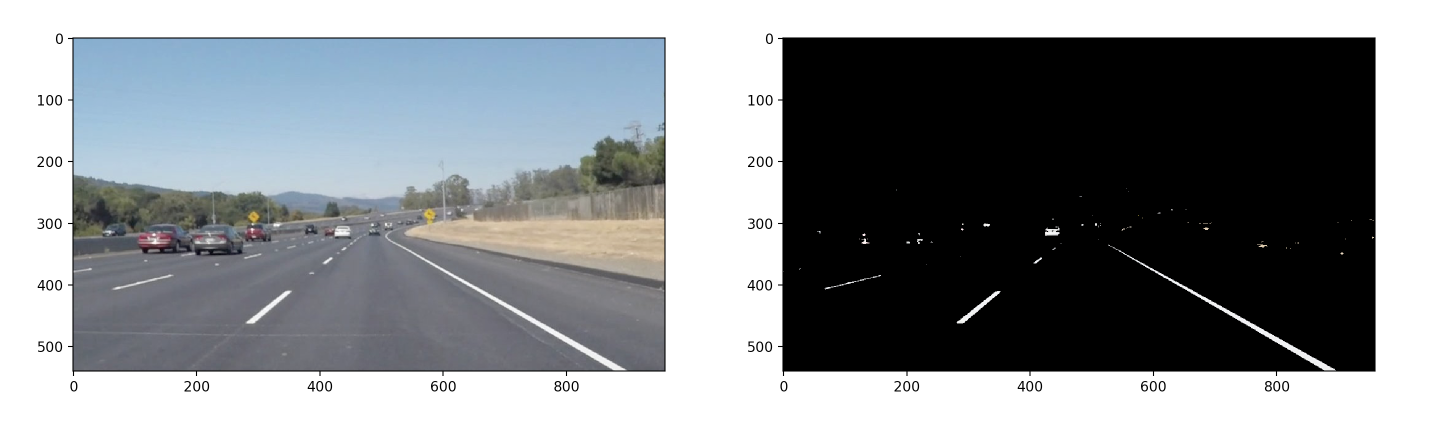
#> input picture examples/color_selection.png, 2860 x 882 px, given in place of solidWhiteCurve.jpg, which was not available (shown at 1/2 size)
$ python test.py
#> lines starting #> are read from the running program, lines starting #| are printed output that depends on the picture; after the words box and inside, x2 and y2 are one past the last pixel; in counts of white or black regions, pixels touching at a corner belong together; pictures that were not available may be replaced by others from this repository, and a replacement may not be noted
# TODO: Build your pipeline that will draw lane lines on the test_images
# then save them to the test_images_output directory.

import matplotlib.pyplot as plt
import numpy as np
import matplotlib.image as mpimg
import os
import cv2
import math
from moviepy.editor import VideoFileClip


# Mask the pavement images with lane colors: yellow and white
def color_selection(img):
    # white color selection
    lower = np.uint8([200, 200, 200])
    upper = np.uint8([255, 255, 255])
    white_pixels = cv2.inRange(img, lower, upper)
    # yellow color selection
    lower = np.uint8([190, 190, 0])
    upper = np.uint8([255, 255, 255])
    yellow_pixels = cv2.inRange(img, lower, upper)
    # mask the image
    masked_pixels = cv2.bitwise_or(white_pixels, yellow_pixels)
    masked_image = cv2.bitwise_and(img, img, mask = masked_pixels)
    return masked_image

# Covert the RGB image into gray image
def grayscale(img):
    return cv2.cvtColor(img, cv2.COLOR_RGB2GRAY)

# Apply gaussian blur filter
def gaussian_blur(img, kernel_size):
    return cv2.GaussianBlur(img, (kernel_size, kernel_size), 0)

# Apply edge detection
def canny(img, low_threshold, high_threshold):
    return cv2.Canny(img, low_threshold, high_threshold)

# Mask region of interest
def region_of_interest(img, vertices):
    #defining a blank mask to start with
    mask = np.zeros_like(img)

    #defining a 3 channel or 1 channel color to fill the mask with depending on the input image
    if len(img.shape) > 2:
        channel_count = img.shape[2]  # i.e. 3 or 4 depending on your image
        ignore_mask_color = (255,) * channel_count
    else:
        ignore_mask_color = 255

    #filling pixels inside the polygon defined by "vertices" with the fill color
    cv2.fillPoly(mask, vertices, ignore_mask_color)

    #returning the image only where mask pixels are nonzero
    masked_image = cv2.bitwise_and(img, mask)
    return masked_image

# Select vertices for the mask
def select_vertices(img):
    # first, define the polygon by vertices
    rows, cols = img.shape[:2]
    bottom_left  = [cols*0.1, rows*0.95]
    top_left     = [cols*0.4, rows*0.6]
    bottom_right = [cols*0.9, rows*0.95]
    top_right    = [cols*0.6, rows*0.6]
    # the vertices are an array of polygons (i.e array of arrays) and the data type must be integer
    vertices = np.array([[bottom_left, top_left, top_right, bottom_right]], dtype=np.int32)
    return vertices

# Apply Hough transform to detect the line
def hough_lines(img, rho, theta, threshold, min_line_len, max_line_gap):
    lines = cv2.HoughLinesP(img, rho, theta, threshold, np.array([]), minLineLength=min_line_len, maxLineGap=max_line_gap)
    return lines

# Draw lines on the image
def draw_lines(img, lines, color=[255, 0, 0], thickness=2):
    for line in lines:
        for x1,y1,x2,y2 in line:
            cv2.line(img, (x1, y1), (x2, y2), color, thickness)

def average_line(lines):
    left_lines    = [] # (slope, intercept)
    left_weights  = [] # (length,)
    right_lines   = [] # (slope, intercept)
    right_weights = [] # (length,)

    for line in lines:
        for x1, y1, x2, y2 in line:
            if x2==x1:
                continue # ignore a vertical line
            slope = (float(y2)-float(y1))/(float(x2)-float(x1))
            intercept = y1 - slope*x1
            length = np.sqrt((y2-y1)**2+(x2-x1)**2)
            if slope < 0: # y is reversed in image
                left_lines.append((slope, intercept))
                left_weights.append((length))
            else:
                right_lines.append((slope, intercept))
                right_weights.append((length))

    # add more weight to longer lines
    left_lane  = np.dot(left_weights,  left_lines) /np.sum(left_weights)  if len(left_weights) >0 else None
    right_lane = np.dot(right_weights, right_lines)/np.sum(right_weights) if len(right_weights)>0 else None
    # return two lanes in the format of slope and intercept
    return left_lane, right_lane


def make_line_points(y1, y2, line):

    if line is None:
        return None

    slope, intercept = line

    # make sure everything is integer as cv2.line requires it
    x1 = int((y1 - intercept)/slope)
    x2 = int((y2 - intercept)/slope)
    y1 = int(y1)
    y2 = int(y2)

    return ((x1, y1), (x2, y2))


def lane_points(img, left_lane, right_lane):
    lane_image = np.zeros_like(img)

    y1 = img.shape[0] # bottom of the image
    y2 = y1*0.6         # slightly lower than the middle
    left_lane_points  = make_line_points(y1, y2, left_lane)
    right_lane_points  = make_line_points(y1, y2, right_lane)
    cv2.line(lane_image, left_lane_points[0], left_lane_points[1], color=[0, 255, 0], thickness=10)
    cv2.line(lane_image, right_lane_points[0], right_lane_points[1], color=[0, 255, 0], thickness=10)

    return lane_image


def process_image(image):

    color_filtered_image = color_selection(image)
    gray_image = grayscale(color_filtered_image)
    blurred_image = gaussian_blur(gray_image, kernel_size=15)
    edge_image = canny(blurred_image, low_threshold=50, high_threshold=150)
    vertices = select_vertices(edge_image)
    roi_image = region_of_interest(edge_image, vertices)
    lines = hough_lines(roi_image, rho=1, theta=np.pi/180, threshold=20, min_line_len = 20, max_line_gap = 300)
    left_lane, right_lane = average_line(lines)
    lane_image = lane_points(image, left_lane, right_lane)
    lane_image_scene = cv2.addWeighted(image, 1.0, lane_image, 0.50, 0.0)
    return lane_image_scene


image = cv2.imread('test_images/solidWhiteCurve.jpg')
#> image is the input picture: shape (882, 2860, 3); mean B, G, R 144.8, 141.5, 137.7
RGB_img = cv2.cvtColor(image, cv2.COLOR_BGR2RGB)

color_filtered_image = color_selection(RGB_img)
#> in color_selection, `white_pixels = cv2.inRange(img, lower, upper)`:
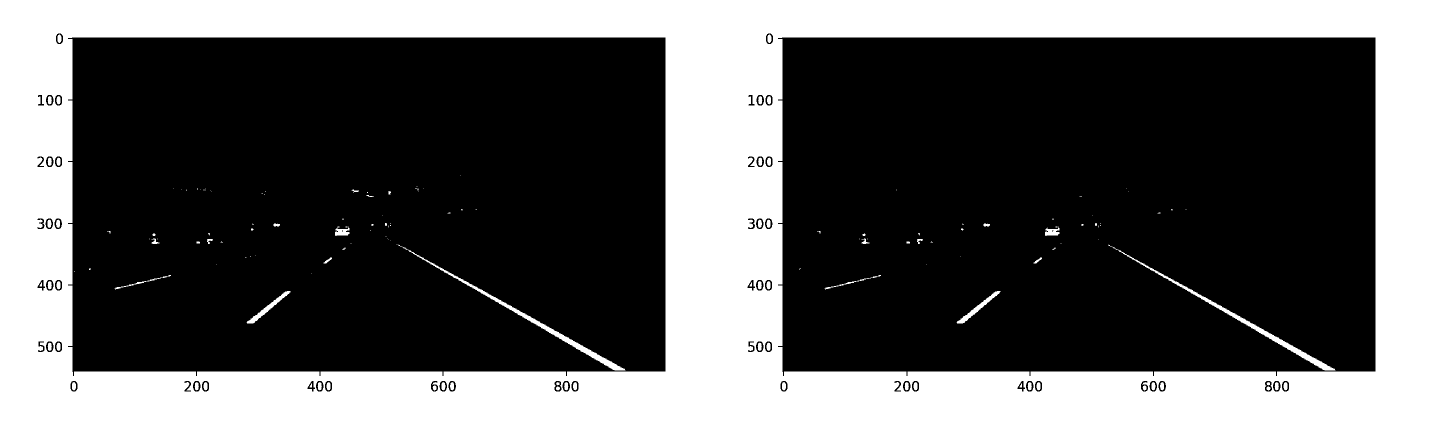
#> white_pixels: shape (882, 2860) (shown at 1/2 size); 37.3% white; 156 white regions (80 under 20 px), largest, box (x1, y1, x2, y2) and area: (0, 0, 2860, 882) 924686, (796, 489, 1251, 741) 3647, (2216, 489, 2671, 741) 3604
#> in color_selection, `yellow_pixels = cv2.inRange(img, lower, upper)`:
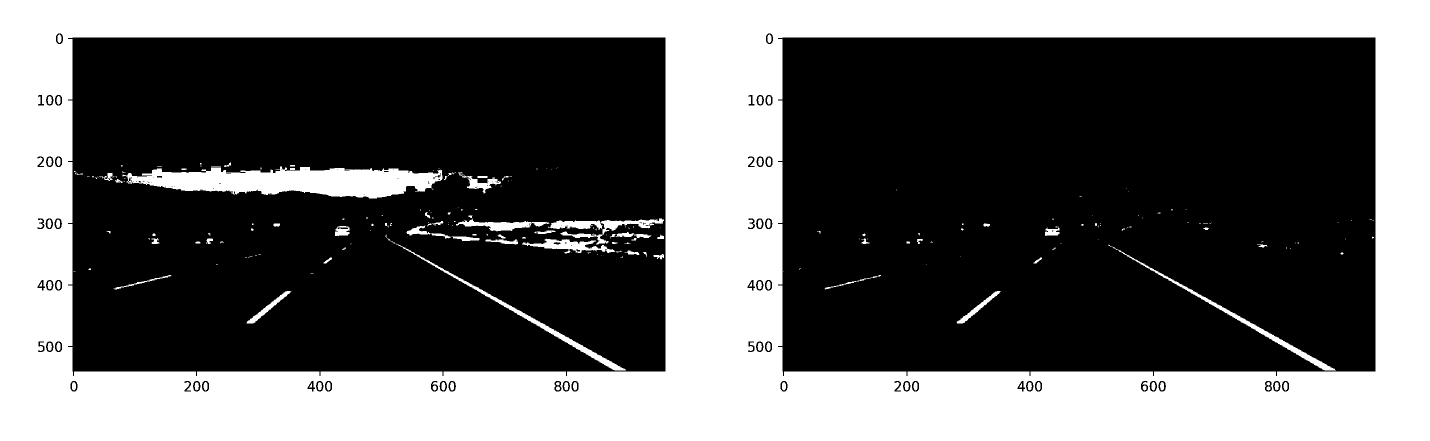
#> yellow_pixels: shape (882, 2860) (shown at 1/2 size); 38.8% white; 247 white regions (132 under 20 px), largest, box (x1, y1, x2, y2) and area: (0, 0, 2860, 882) 924902, (245, 333, 885, 397) 25618, (791, 487, 1252, 741) 3826
gray_image = grayscale(color_filtered_image)
blurred_image = gaussian_blur(gray_image, kernel_size=15)
#> in gaussian_blur, `return cv2.GaussianBlur(img, (kernel_size, kernel_size), 0)`:
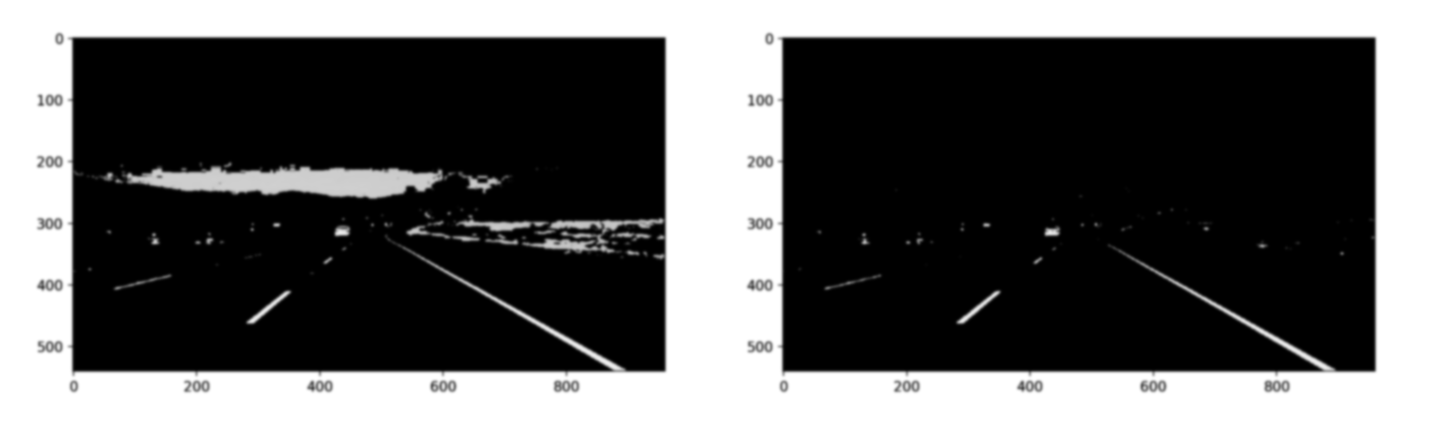
#> returned value: shape (882, 2860) (shown at 1/2 size); min 0, max 255, mean 98
edge_image = canny(blurred_image, low_threshold=50, high_threshold=150)
#> in canny, `return cv2.Canny(img, low_threshold, high_threshold)`:
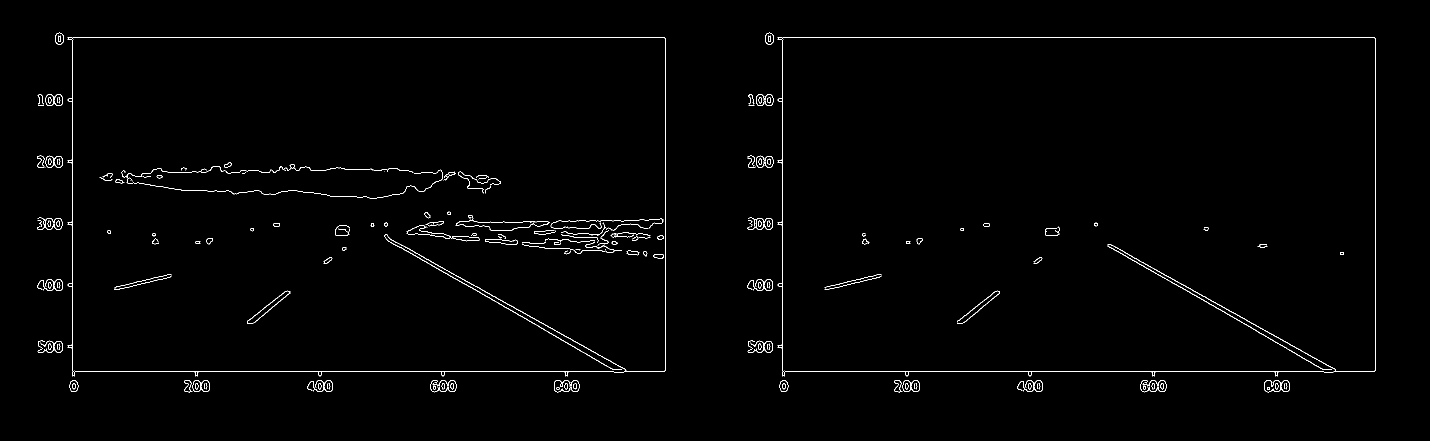
#> returned value: shape (882, 2860) (shown at 1/2 size); 0.94% white in thin lines or dots, all inside (x1, y1, x2, y2) = (74, 65, 2752, 785)
vertices = select_vertices(edge_image)
#> vertices = [[286, 837], [1144, 529], [1716, 529], [2574, 837]]
print(vertices)
#| [[[ 286  837]
#|   [1144  529]
#|   [1716  529]
#|   [2574  837]]]
roi_image = region_of_interest(edge_image, vertices)
#> in region_of_interest, `cv2.fillPoly(mask, vertices, ignore_mask_color)`:
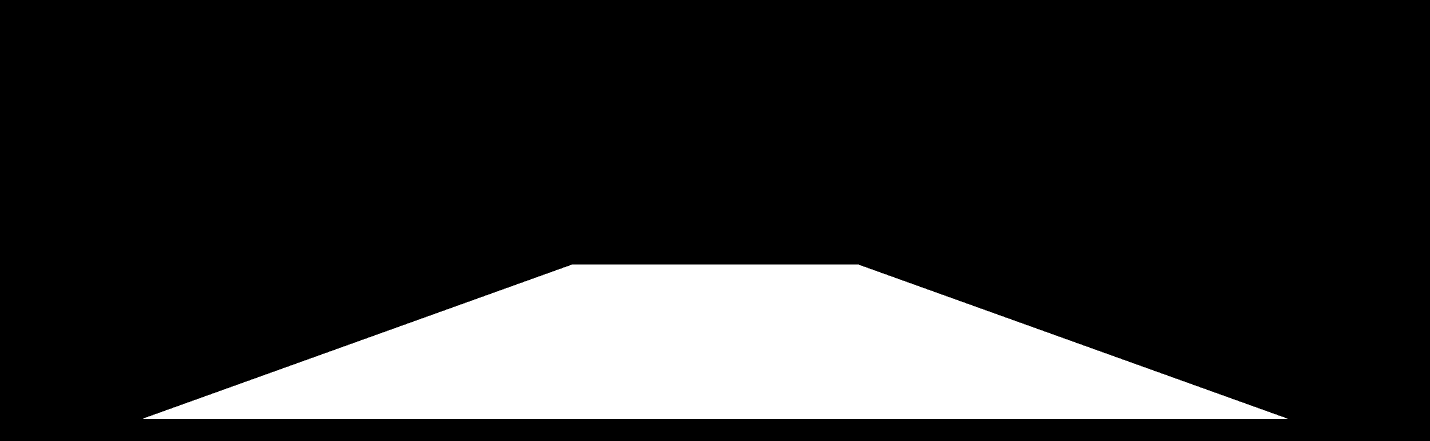
#> mask: shape (882, 2860) (shown at 1/2 size); 17.6% white; 1 white region, box (x1, y1, x2, y2) and area: (286, 529, 2575, 838) 442729
#> in region_of_interest, `masked_image = cv2.bitwise_and(img, mask)`:
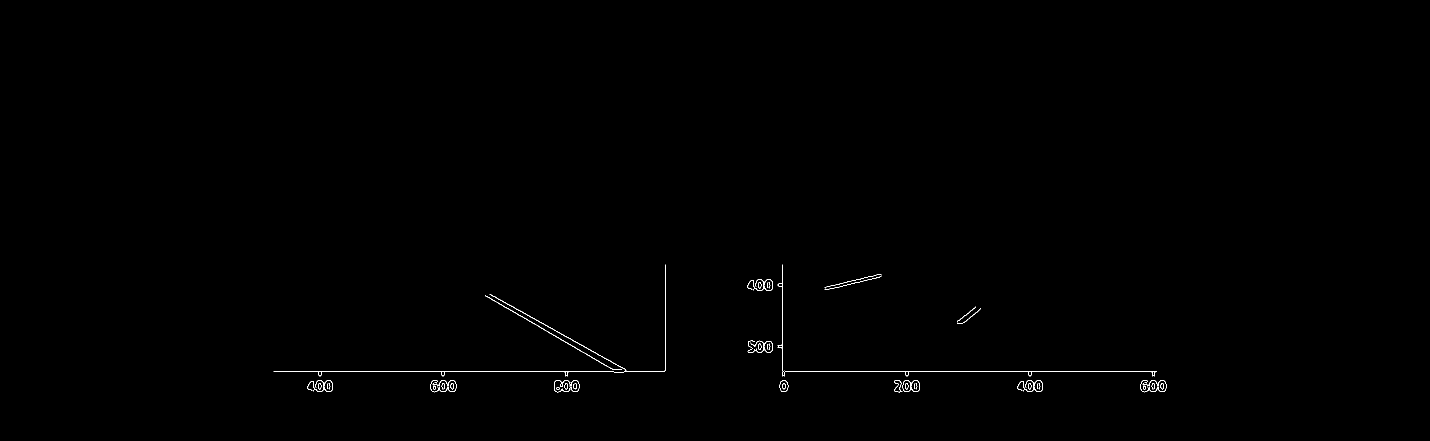
#> masked_image: shape (882, 2860) (shown at 1/2 size); 0.23% white in thin lines or dots, all inside (x1, y1, x2, y2) = (547, 529, 2333, 785)
lines = hough_lines(roi_image, rho=1, theta=np.pi/180, threshold=20, min_line_len = 20, max_line_gap = 300)
#> in hough_lines, `lines = cv2.HoughLinesP(img, rho, theta, threshold, np.array([]), minL..`: lines = 62 rows, first 6: [547, 743, 2313, 743], [979, 588, 1256, 742], [970, 591, 1236, 744], [1564, 783, 1564, 529], [1331, 737, 1331, 529], [635, 761, 1154, 761]
print(lines)
#> (printed output is left out)
left_lane, right_lane = average_line(lines)
#> the loop in average_line, `for line in lines:` made 62 passes
#> line on passes 1 to 12: [[547, 743, 2313, 743]], [[979, 588, 1256, 742]], [[970, 591, 1236, 744]], [[1564, 783, 1564, 529]], [[1331, 737, 1331, 529]], [[635, 761, 1154, 761]], [[635, 783, 1154, 783]], [[1560, 768, 2332, 768]], [[980, 588, 1258, 742]], [[619, 765, 1157, 765]], [[1560, 776, 2332, 776]], [[615, 777, 1157, 777]]
#> after the loop in average_line, `for line in lines:`: left_lines = 19 items, first 6: (-0.256, 992.8), (-0.227, 949), (-0.0187, 792.6), (-0.871, 2323.4), (-0.235, 968.2), (-0.784, 2143.2); left_weights = [40.26, 112.8, 535.1, 225.4, 104.8, 47.01, 506.2, 110.9, 542.1, 260.2, 276, 262.6, 144.1, 543.1, 315.1, 252, 137.4, 297, 255]; right_lines = 37 pairs, first value 0 to 4.37, second value -6060 to 783; right_weights = 37 values, max 1766 at index 0, min 43 at index 30, mean 603.6
#> in average_line, `left_lane  = np.dot(left_weights,  left_lines) /np.sum(left_weights)  ..`: left_lane = [-1.03, 2309.4]
#> in average_line, `right_lane = np.dot(right_weights, right_lines)/np.sum(right_weights) ..`: right_lane = [0.0773, 655]
#> left_lane = [-1.03, 2309.4]; right_lane = [0.0773, 655]
print(left_lane)
#| [-1.03018083e+00  2.30944100e+03]
print(right_lane)
#| [7.73022335e-02 6.55031349e+02]
lane_image = lane_points(image, left_lane, right_lane)
#> in make_line_points, `slope, intercept = line`: slope = -1.03; intercept = 2309.4
#> in make_line_points, `x1 = int((y1 - intercept)/slope)`: x1 = 1385
#> in make_line_points, `x2 = int((y2 - intercept)/slope)`: x2 = 1728
#> in lane_points, `left_lane_points  = make_line_points(y1, y2, left_lane)`: left_lane_points = ((1385, 882), (1728, 529))
#> in lane_points, `right_lane_points  = make_line_points(y1, y2, right_lane)`: right_lane_points = ((2936, 882), (-1627, 529))
#> in lane_points, `cv2.line(lane_image, right_lane_points[0], right_lane_points[1], color..`:
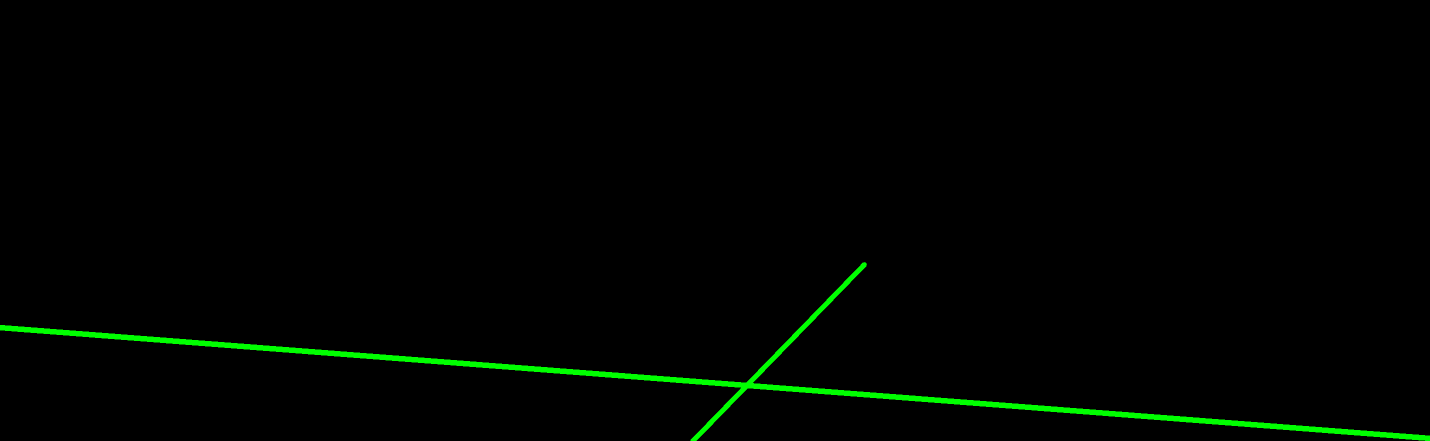
#> lane_image: shape (882, 2860, 3) (shown at 1/2 size); mean of channels 0, 1, 2 0, 3.7, 0; drawn as B, G, R
lane_image_scene = cv2.addWeighted(image, 1.0, lane_image, 0.50, 0.0)
lane_image_scene_RGB = cv2.cvtColor(lane_image_scene, cv2.COLOR_BGR2RGB)


plt.figure

plt.subplot(121)
plt.imshow(RGB_img)

plt.subplot(122)
plt.imshow(lane_image_scene_RGB)


plt.show()

# [22 lines of commented-out code are left out]
